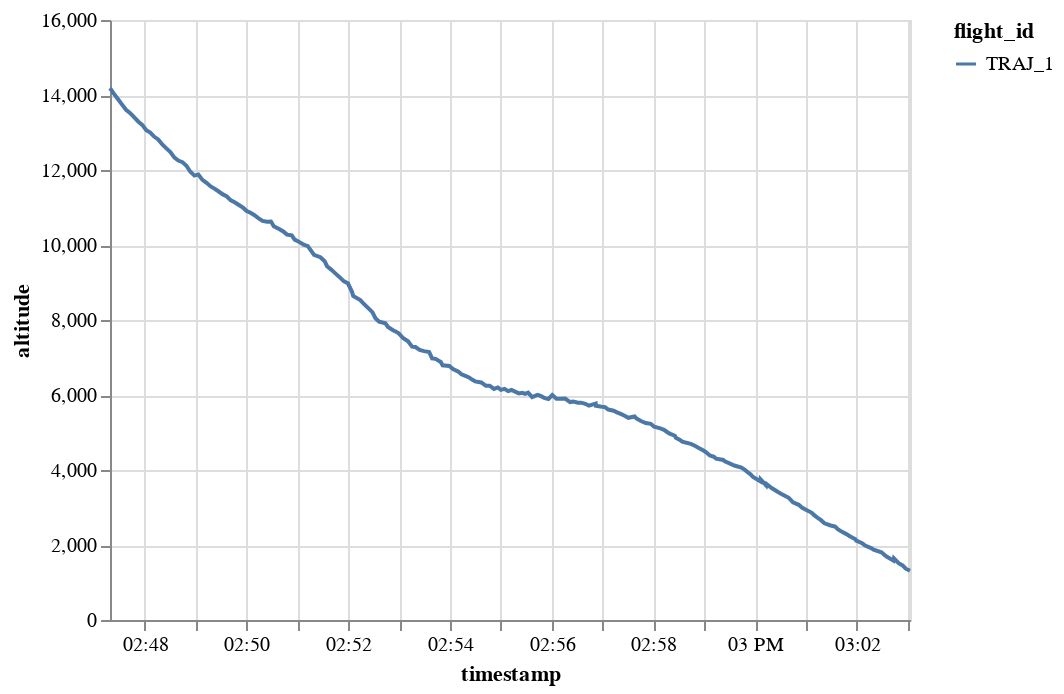

Source (notebook cell):
### Code cell
traffic[1].chart().encode(alt.Y("altitude"), alt.X("timestamp"), alt.Color("flight_id"))

### Figure 1 — Vega-Lite specification as saved in the notebook (floating-point values rounded to 4 significant figures; data arrays with more than 128 entries replaced by an {"elided": "..."} marker saying what was removed)
{"config": {"view": {"continuousWidth": 400, "continuousHeight": 300}}, "data": {"name": "data-e88461f6b956a43782920f9b43c1f75d"}, "mark": "line", "encoding": {"color": {"type": "nominal", "field": "flight_id"}, "x": {"type": "temporal", "field": "timestamp"}, "y": {"type": "quantitative", "field": "altitude"}}, "$schema": "https://vega.github.io/schema/vega-lite/v4.8.1.json", "datasets": {"data-e88461f6b956a43782920f9b43c1f75d": {"elided": "200 records"}}}
